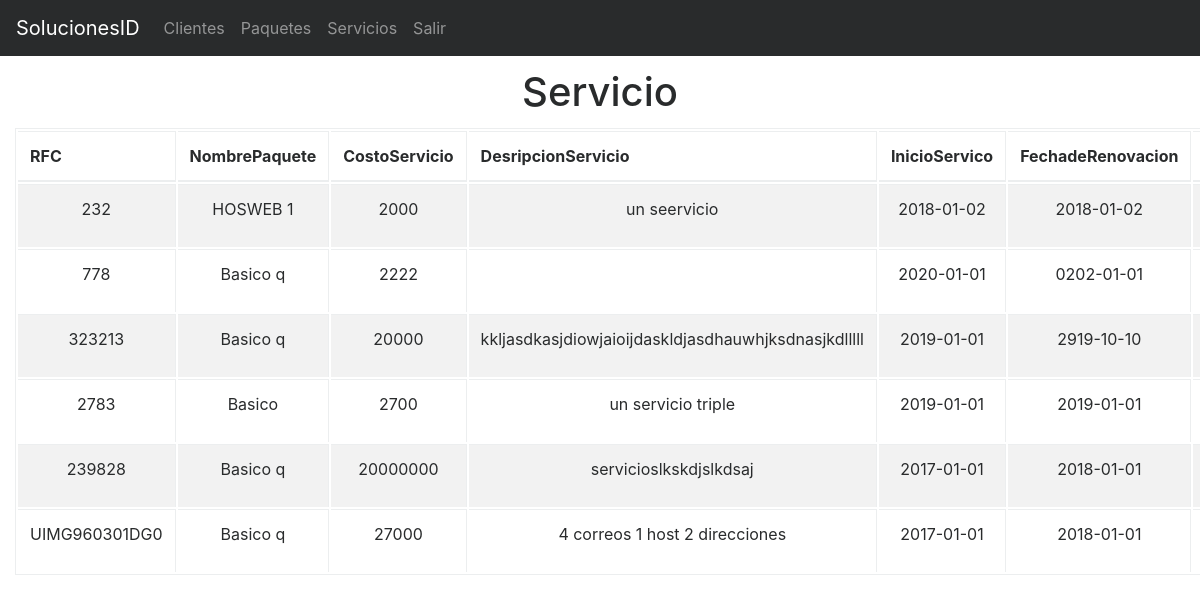
/index.php?action=RegistrosServicios (signed in), run on the app's committed database.
### tables this page shows
CREATE TABLE IF NOT EXISTS `Servicio` (
  `idServicio` int(11) NOT NULL AUTO_INCREMENT,
  `RFC` varchar(13) DEFAULT NULL,
  `nombrePaquete` varchar(30) NOT NULL,
  `costoServicio` int(11) DEFAULT NULL,
  `descripcion` varchar(150) NOT NULL,
  `inicioServicio` date DEFAULT NULL,
  `FechadeRenovacion` date DEFAULT NULL,
  `descripcionServicioExtra` varchar(150) DEFAULT NULL,
  `estadoServicio` int(1) DEFAULT NULL,
  PRIMARY KEY (`idServicio`),
  KEY `fk_servicio` (`RFC`),
  KEY `idServicio` (`idServicio`)
);

### models/conexionBD.php (called while the page is built)
<?php
class Conexion{
	public static function conectar(){
		$link = new PDO("mysql:host=localhost;dbname=u700675089_soluc","u700675089_germa","ger3uicab");
		return $link;
	}
}
?>

### models/ModelServicio.php (called while the page is built, shortened)
<?php
require_once 'conexionBD.php';
class ModelServicio extends Conexion{
	public static function vistaServicioModel(){
		$stmt = Conexion::conectar()->prepare("SELECT idServicio,RFC,nombrePaquete,costoServicio,descripcion,inicioServicio,fechadeRenovacion,descripcionServicioExtra,estadoServicio FROM Servicio");
		$stmt->execute();
		return $stmt->fetchAll();
	}
}
 ?>

### controllers/controllerAdministrador.php (called while the page is built, shortened)
<?php
class ControllerAdministrador{
	public function pagina(){
		include "views/template.php";
	}
	public function enlacesPaginasController(){
		if(isset( $_GET['action'])){
			$enlaces = $_GET['action'];
		}
		else{
			$enlaces = "index";
		}
		$respuesta = Paginas::enlacesPaginasModel($enlaces);
		include $respuesta;
	}
}
?>

### index.php (called while the page is built, shortened)
<?php
require_once 'models/ModelServicio.php';
require_once "controllers/controllerAdministrador.php";
require_once 'controllers/controllerServicio.php';
$mvc = new ControllerAdministrador();
$mvc -> pagina();
?>

### controllers/controllerServicio.php (the view, shortened to what this page needs)
<?php
 class MvcControllerServicio{
	  public function vistaServicioController(){
		$respuesta = ModelServicio::vistaServicioModel();
		foreach($respuesta as $row => $item){
		echo'<tr>
				<td>'.$item["RFC"].'</td>
				<td>'.$item["nombrePaquete"].'</td>
				<td>'.$item["costoServicio"].'</td>
				<td>'.$item["descripcion"].'</td>
				<td>'.$item["inicioServicio"].'</td>
				<td>'.$item["fechadeRenovacion"].'</td>
				<td>'.$item["descripcionServicioExtra"].'</td>
								<td><a href="index.php?action=editarServicio&idServicio='.$item["idServicio"].'"><button class="btn btn-outline-primary"><i class="fa " aria-hidden="true"></i></button></a>
					</td>
				</tr>';
		}
	}
 }
 ?>

### views/assets/css/style.css (style rules this page uses)
body { padding-top: 70px; }

### data on the page
servicio: RFC "232", nombrePaquete "HOSWEB 1", costoServicio "2000", descripcion "un seervicio", inicioServicio "2018-01-02", FechadeRenovacion "2018-01-02"
servicio: RFC "778", nombrePaquete "Basico q", costoServicio "2222", inicioServicio "2020-01-01", FechadeRenovacion "0202-01-01"
servicio: RFC "323213", nombrePaquete "Basico q", costoServicio "20000", descripcion "kkljasdkasjdiowjaioijdaskldjasdhauwhjksdnasjkdlllll", inicioServicio "2019-01-01", FechadeRenovacion "2919-10-10"
servicio: RFC "2783", nombrePaquete "Basico", costoServicio "2700", descripcion "un servicio triple", inicioServicio "2019-01-01", FechadeRenovacion "2019-01-01"
servicio: RFC "239828", nombrePaquete "Basico q", costoServicio "20000000", descripcion "servicioslkskdjslkdsaj", inicioServicio "2017-01-01", FechadeRenovacion "2018-01-01"
servicio: RFC "UIMG960301DG0", nombrePaquete "Basico q", costoServicio "27000", descripcion "4 correos 1 host 2 direcciones", inicioServicio "2017-01-01", FechadeRenovacion "2018-01-01"
